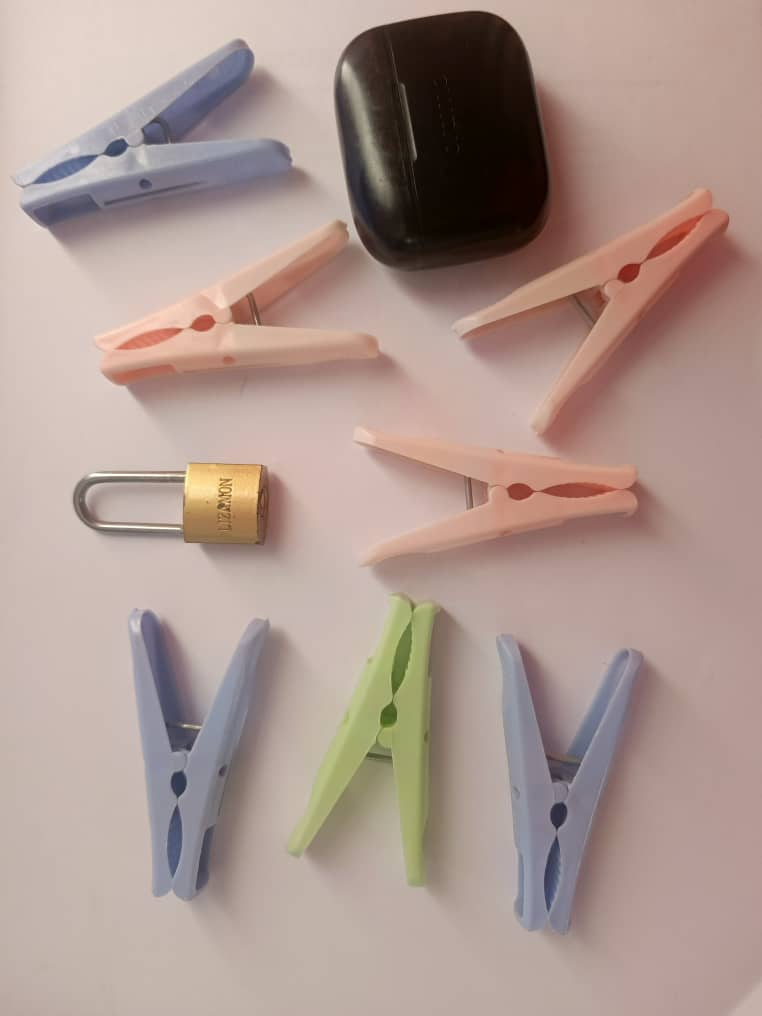
#> input picture CV/assignments/hw2/ACV Assignment 2/q1_data/real_world.jpeg, 762 x 1016 px; the run also reads 1 picture not shown here
$ jupyter execute --allow-errors starter_notebook.ipynb   (shell and % lines are left out)
#> lines starting #> are read from the running program, lines starting #| are printed output that depends on the picture; after the words box and inside, x2 and y2 are one past the last pixel; in counts of white or black regions, pixels touching at a corner belong together; pictures that were not available may be replaced by others from this repository, and a replacement may not be noted
[cell 1]
import   cv2
import numpy as np
import matplotlib.pyplot as plt
from PIL import Image

### Question 1 Counting objects

[cell 2]
## Sample images  in Data directory
def count_objects(image_path):
    # Load the image using opencv
    img = cv2.imread(image_path)
    # Convert the image to grayscale for easy manipulation
    gray = cv2.cvtColor(img, cv2.COLOR_BGR2GRAY)
    # Apply GaussianBlur to reduce noise and help contour detection
    blurred =cv2.GaussianBlur(gray, (5,5),0)
    # Use Canny edge detection we could also use sobel
    edges = cv2.Canny(blurred, 30, 150)
    # Find contours in the edges, this can help to detect the edges
    contours, _ = cv2.findContours(edges, cv2.RETR_EXTERNAL, cv2.CHAIN_APPROX_SIMPLE)
    # Count the number of objects which should just be the number of contours you have
    count = len(contours)
    # return the number of objects

    # Visualizing the result (Optional but recommended for debugging)
    # Draw contours on a copy of the original image
    output_img = img.copy()
    cv2.drawContours(output_img, contours, -1, (0, 255, 0), 2) # -1 draws all contours, Green color, Thickness 2

    # Display using matplotlib (handles BGR to RGB conversion for display)
    plt.figure(figsize=(10, 5))
    plt.subplot(1, 2, 1)
    plt.title("Edge Map")
    plt.imshow(edges, cmap='gray')
    plt.axis('off')

    plt.subplot(1, 2, 2)
    plt.title(f"Detected Contours: {count}")
    plt.imshow(cv2.cvtColor(output_img, cv2.COLOR_BGR2RGB))
    plt.axis('off')
    plt.show()

    return count


#> (the rest of this cell did not finish here and is left out)

[cell 3]
def count_touching_objects(image_path):
    img = cv2.imread(image_path)
    if img is None:
        print(f"Error: Could not load image at {image_path}")
        return 0
    gray = cv2.cvtColor(img, cv2.COLOR_BGR2GRAY)

    _, thresh = cv2.threshold(gray, 0, 255, cv2.THRESH_BINARY_INV + cv2.THRESH_OTSU)

    # Reduced iterations from 2 to 1 to preserve thin objects
    kernel = np.ones((3,3), np.uint8)
    opening = cv2.morphologyEx(thresh, cv2.MORPH_OPEN, kernel, iterations=1)

    sure_bg = cv2.dilate(opening, kernel, iterations=3)

    dist_transform = cv2.distanceTransform(opening, cv2.DIST_L2, 5)
    # 0.15 is between 0.1 (gave 10) and 0.5 (gave 2)
    _, sure_fg = cv2.threshold(dist_transform, 0.15 * dist_transform.max(), 255, 0)

    sure_fg = np.uint8(sure_fg)
    unknown = cv2.subtract(sure_bg, sure_fg)

    _, markers = cv2.connectedComponents(sure_fg)
    markers = markers + 1
    markers[unknown == 255] = 0

    markers = cv2.watershed(img, markers)
    img[markers == -1] = [0, 0, 255]

    count = markers.max() - 1

    plt.figure(figsize=(10, 5))
    plt.subplot(1, 2, 1)
    plt.imshow(thresh, cmap='gray')
    plt.title("Otsu Threshold")
    plt.axis('off')

    plt.subplot(1, 2, 2)
    plt.imshow(cv2.cvtColor(img, cv2.COLOR_BGR2RGB))
    plt.title(f"Watershed Count: {count}")
    plt.axis('off')
    plt.show()
    return count

count_touching_objects("q1_data/1b.png")

## **Real-World Experiment**

[cell 4]
count_touching_objects("q1_data/real_world.jpeg")
#> call 2 of count_touching_objects, with image_path = 'q1_data/real_world.jpeg'
#> in count_touching_objects, img is the input picture: shape (1016, 762, 3); mean B, G, R 143.7, 151.4, 172.4
#> in count_touching_objects (call 2), `_, thresh = cv2.threshold(gray, 0, 255, cv2.THRESH_BINARY_INV + cv2.TH..`:
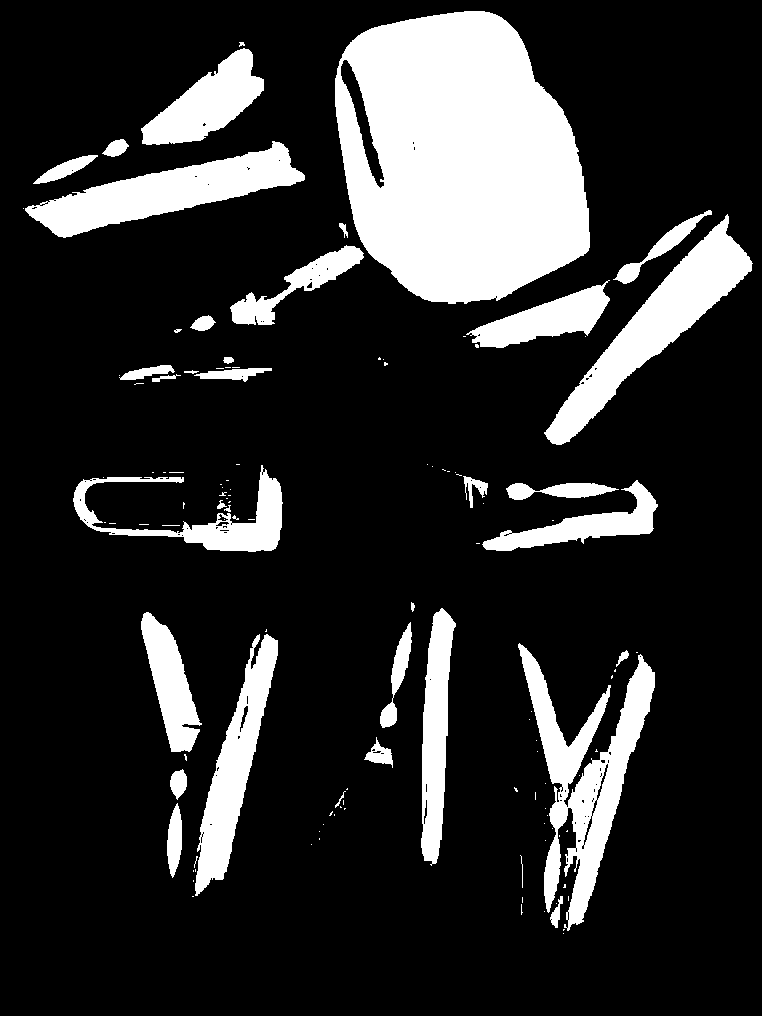
#> thresh: shape (1016, 762); 18% white; 123 white regions (86 under 20 px), largest, box (x1, y1, x2, y2) and area: (335, 11, 590, 304) 56523, (518, 643, 655, 931) 12869, (544, 214, 753, 445) 11516
#> in count_touching_objects (call 2), `opening = cv2.morphologyEx(thresh, cv2.MORPH_OPEN, kernel, iterations=1)`: opening: shape (1016, 762); 17.8% white; 49 white regions (7 under 20 px), largest, box (x1, y1, x2, y2) and area: (335, 11, 590, 304) 56502, (545, 216, 752, 445) 11501, (25, 142, 305, 238) 10380
#> in count_touching_objects (call 2), `sure_bg = cv2.dilate(opening, kernel, iterations=3)`: sure_bg: shape (1016, 762); 22.5% white; 29 white regions, largest, box (x1, y1, x2, y2) and area: (228, 8, 593, 328) 65167, (515, 641, 658, 931) 18344, (542, 213, 755, 448) 14186
#> in count_touching_objects (call 2), `_, sure_fg = cv2.threshold(dist_transform, 0.15 * dist_transform.max()..`: sure_fg: shape (1016, 762) float32; 6.5% white; 14 white regions (2 under 20 px), largest, box (x1, y1, x2, y2) and area: (359, 24, 577, 290) 41555, (568, 244, 737, 423) 3497, (54, 181, 197, 224) 1805
#> in count_touching_objects (call 2), `unknown = cv2.subtract(sure_bg, sure_fg)`: unknown: shape (1016, 762); 16.1% white; 30 white regions, largest, box (x1, y1, x2, y2) and area: (228, 8, 593, 328) 22834, (515, 641, 658, 931) 18285, (542, 213, 755, 448) 10689
#> in count_touching_objects (call 2), `_, markers = cv2.connectedComponents(sure_fg)`: markers: shape (1016, 762) int32; 15 distinct labels, from 0 to 14
#> in count_touching_objects (call 2), `markers = markers + 1`: markers: shape (1016, 762) int32; 15 distinct labels, from 1 to 15
#> in count_touching_objects (call 2), `markers[unknown == 255] = 0`: markers: shape (1016, 762) int32; 16 distinct labels, from 0 to 15
#> in count_touching_objects (call 2), `markers = cv2.watershed(img, markers)`: markers: shape (1016, 762) int32; 16 distinct labels, from -1 to 15
#> in count_touching_objects (call 2), `img[markers == -1] = [0, 0, 255]`: img: shape (1016, 762, 3); 1.02% of pixels changed, all inside (x1, y1, x2, y2) = (0, 0, 762, 1016)
#> in count_touching_objects (call 2), `count = markers.max() - 1`: count = 14
count_touching_objects("q1_data/stuffs.jpeg")
#> call 3 of count_touching_objects, with image_path = 'q1_data/stuffs.jpeg'
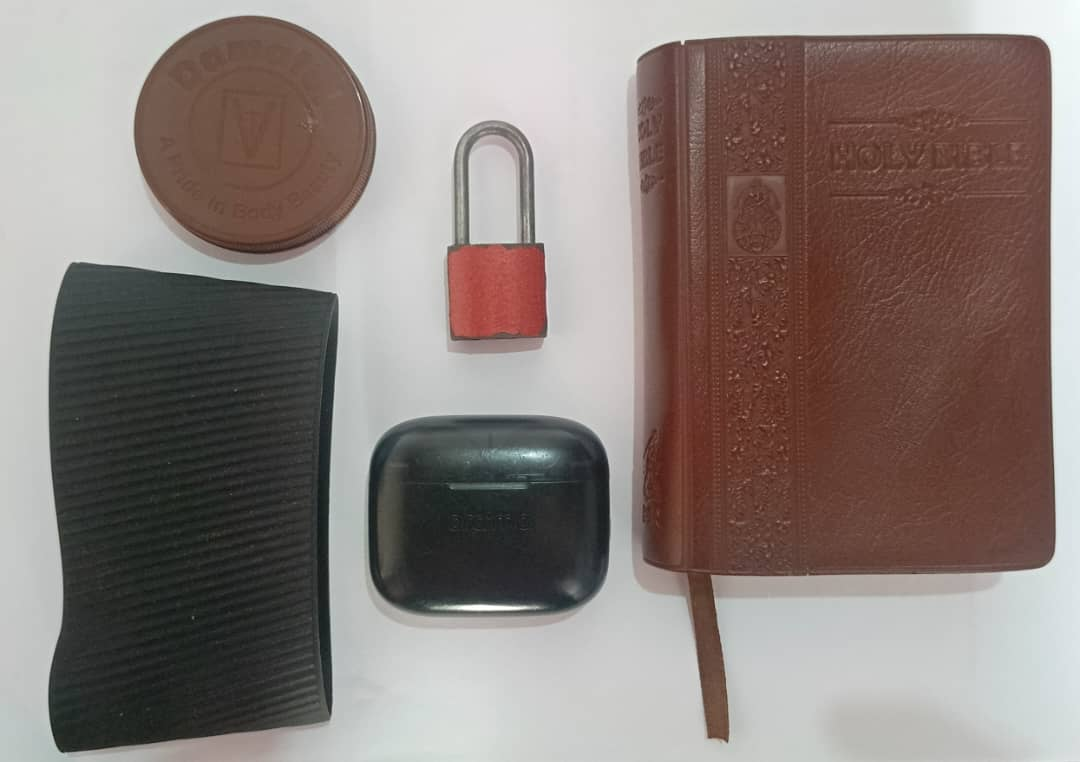
#> input picture CV/assignments/hw2/ACV Assignment 2/q1_data/stuffs.jpeg, 1080 x 762 px
#> in count_touching_objects, img is the input picture: shape (762, 1080, 3); mean B, G, R 121.9, 126.1, 137.4
#> in count_touching_objects (call 3), `_, thresh = cv2.threshold(gray, 0, 255, cv2.THRESH_BINARY_INV + cv2.TH..`: thresh: shape (762, 1080); 55.5% white; 67 black regions (60 under 20 px), largest, box (x1, y1, x2, y2) and area: (0, 0, 1080, 762) 359977, (468, 135, 521, 245) 5359, (432, 604, 540, 611) 548
#> in count_touching_objects (call 3), `opening = cv2.morphologyEx(thresh, cv2.MORPH_OPEN, kernel, iterations=1)`: opening: shape (762, 1080); 55.4% white; 50 black regions (46 under 20 px), largest, box (x1, y1, x2, y2) and area: (0, 0, 1080, 762) 365766, (432, 604, 540, 611) 550, (498, 449, 553, 462) 477, (355, 88, 362, 108) 32
#> in count_touching_objects (call 3), `sure_bg = cv2.dilate(opening, kernel, iterations=3)`: sure_bg: shape (762, 1080); 58.2% white; 4 black regions (1 under 20 px), largest, box (x1, y1, x2, y2) and area: (0, 0, 1080, 762) 339720, (471, 134, 518, 241) 4449, (512, 453, 547, 458) 110
#> in count_touching_objects (call 3), `_, sure_fg = cv2.threshold(dist_transform, 0.15 * dist_transform.max()..`: sure_fg: shape (762, 1080) float32; 39% white; 5 white regions, box (x1, y1, x2, y2) and area: (653, 55, 1035, 565) 163951, (69, 284, 317, 731) 99398, (155, 37, 355, 243) 30728, (389, 437, 590, 593) 23442, (468, 264, 526, 327) 3119
#> in count_touching_objects (call 3), `unknown = cv2.subtract(sure_bg, sure_fg)`: unknown: shape (762, 1080); 19.2% white; 10 white regions, largest, box (x1, y1, x2, y2) and area: (629, 31, 1059, 745) 56737, (45, 259, 341, 756) 34067, (365, 412, 614, 620) 24445
#> in count_touching_objects (call 3), `_, markers = cv2.connectedComponents(sure_fg)`: markers: shape (762, 1080) int32; 6 distinct labels, from 0 to 5
#> in count_touching_objects (call 3), `markers = markers + 1`: markers: shape (762, 1080) int32; 6 distinct labels, from 1 to 6
#> in count_touching_objects (call 3), `markers[unknown == 255] = 0`:
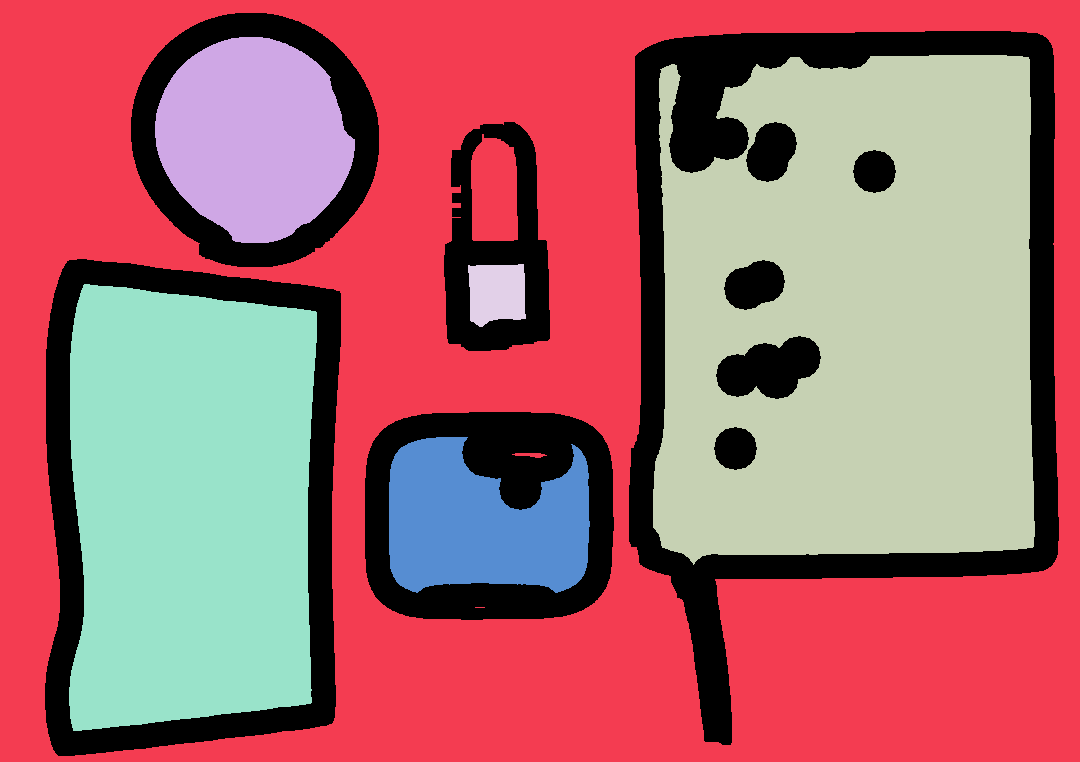
#> markers: shape (762, 1080) int32; 7 distinct labels, from 0 to 6; one colour per label, 0 black
#> in count_touching_objects (call 3), `markers = cv2.watershed(img, markers)`:
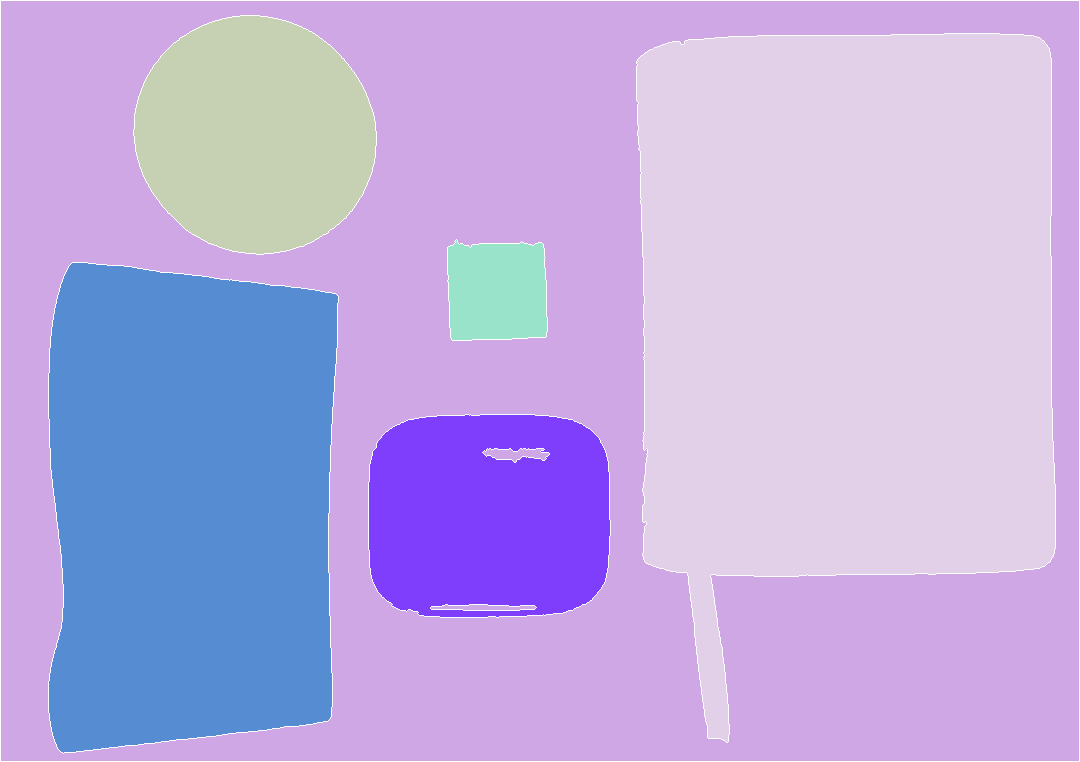
#> markers: shape (762, 1080) int32; 7 distinct labels, from -1 to 6; one colour per label, 0 black, -1 white
#> in count_touching_objects (call 3), `img[markers == -1] = [0, 0, 255]`: img: shape (762, 1080, 3); 1.15% of pixels changed, all inside (x1, y1, x2, y2) = (0, 0, 1080, 762)
#> in count_touching_objects (call 3), `count = markers.max() - 1`: count = 5
#> in count_touching_objects (call 3), `plt.show()`:
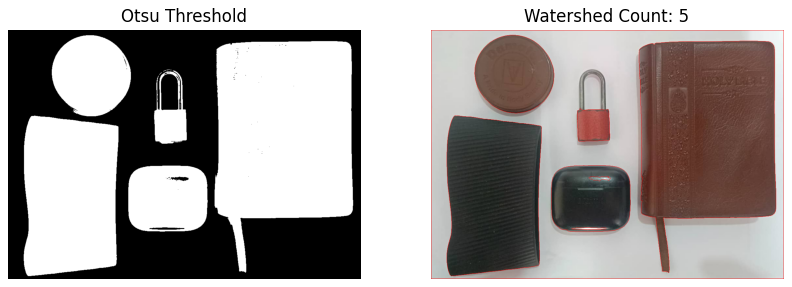
#> figure drawn by matplotlib, 2 panels

## **BONUS**

[cell 5]
import cv2
import numpy as np
import os

def process_video(input_video_path, output_video_path):
    """
    Process video frame-by-frame using the naive object counting pipeline.
    Uses: Grayscale -> Blur -> Canny -> Contours (same as Q1).
    """
    cap = cv2.VideoCapture(input_video_path)

    if not cap.isOpened():
        print(f"Error: Could not open video file {input_video_path}")
        return

    width  = int(cap.get(cv2.CAP_PROP_FRAME_WIDTH))
    height = int(cap.get(cv2.CAP_PROP_FRAME_HEIGHT))
    fps    = cap.get(cv2.CAP_PROP_FPS)

    fourcc = cv2.VideoWriter_fourcc(*'mp4v')
    out = cv2.VideoWriter(output_video_path, fourcc, fps, (width, height))

    frame_count = 0

    print(f"Processing video: {input_video_path}")
    print(f"Resolution: {width}x{height}, FPS: {fps}")

    # Scale min_area relative to frame size
    # For 1920x1080, total pixels = ~2M. A real object should be at least 0.1% of the frame.
    total_pixels = width * height
    min_area = int(total_pixels * 0.005)  # 0.5% of frame = ~10000 pixels for 1080p
    print(f"Min contour area filter: {min_area} pixels")

    while cap.isOpened():
        ret, frame = cap.read()
        if not ret:
            break

        frame_count += 1

        # --- Object Counting Pipeline (Same as Q1) ---

        # 1. Grayscale
        gray = cv2.cvtColor(frame, cv2.COLOR_BGR2GRAY)

        # 2. Gaussian Blur
        blurred = cv2.GaussianBlur(gray, (5, 5), 0)

        # 3. Canny Edge Detection
        edges = cv2.Canny(blurred, 30, 150)

        # 4. Dilate edges to close small gaps in object boundaries
        kernel = np.ones((3, 3), np.uint8)
        edges_dilated = cv2.dilate(edges, kernel, iterations=2)

        # 5. Find Contours
        contours, _ = cv2.findContours(edges_dilated, cv2.RETR_EXTERNAL, cv2.CHAIN_APPROX_SIMPLE)

        # 6. Filter by area — scaled to frame resolution
        valid_contours = [c for c in contours if cv2.contourArea(c) > min_area]

        count = len(valid_contours)

        # --- Visualization ---
        cv2.drawContours(frame, valid_contours, -1, (0, 255, 0), 2)

        text = f"Count: {count}"
        cv2.putText(frame, text, (50, 100), cv2.FONT_HERSHEY_SIMPLEX,
                    3, (0, 0, 255), 5, cv2.LINE_AA)

        out.write(frame)

        if frame_count % 30 == 0:
            print(f"Frame {frame_count}: Count = {count}")

    cap.release()
    out.release()
    cv2.destroyAllWindows()
    print(f"\nDone. {frame_count} frames processed. Saved to {output_video_path}")

if __name__ == "__main__":
    input_path = "three_objects_video.mp4"
#> input_path = 'three_objects_video.mp4'
    output_path = "Assets/bonus_output_video_2.mp4"

    os.makedirs('Assets', exist_ok=True)
    process_video(input_path, output_path)
#> in process_video, `edges = cv2.Canny(blurred, 30, 150)`: edges: shape (4032, 3024); 1.1% white in thin lines or dots, all inside (x1, y1, x2, y2) = (0, 613, 3019, 4032)
#> in process_video, `edges_dilated = cv2.dilate(edges, kernel, iterations=2)`: edges_dilated: shape (4032, 3024); 5.2% white; 233 white regions
#> in process_video, `contours, _ = cv2.findContours(edges_dilated, cv2.RETR_EXTERNAL, cv2.C..`: contours = 189 contours; largest, box (x1, y1, x2, y2) and area: (1680, 803, 2863, 3291) 2327082, (484, 852, 1685, 3159) 2188166, (0, 711, 3021, 4032) 68966, (0, 907, 517, 3282) 55644, (1684, 1522, 1903, 1742) 37612
#> in process_video, `valid_contours = [c for c in contours if cv2.contourArea(c) > min_area]`: valid_contours = 3 contours; box (x1, y1, x2, y2) and area: (1680, 803, 2863, 3291) 2327082, (484, 852, 1685, 3159) 2188166, (0, 711, 3021, 4032) 68966
#> in process_video, `count = len(valid_contours)`: count = 3
#> in process_video, `cv2.drawContours(frame, valid_contours, -1, (0, 255, 0), 2)`:
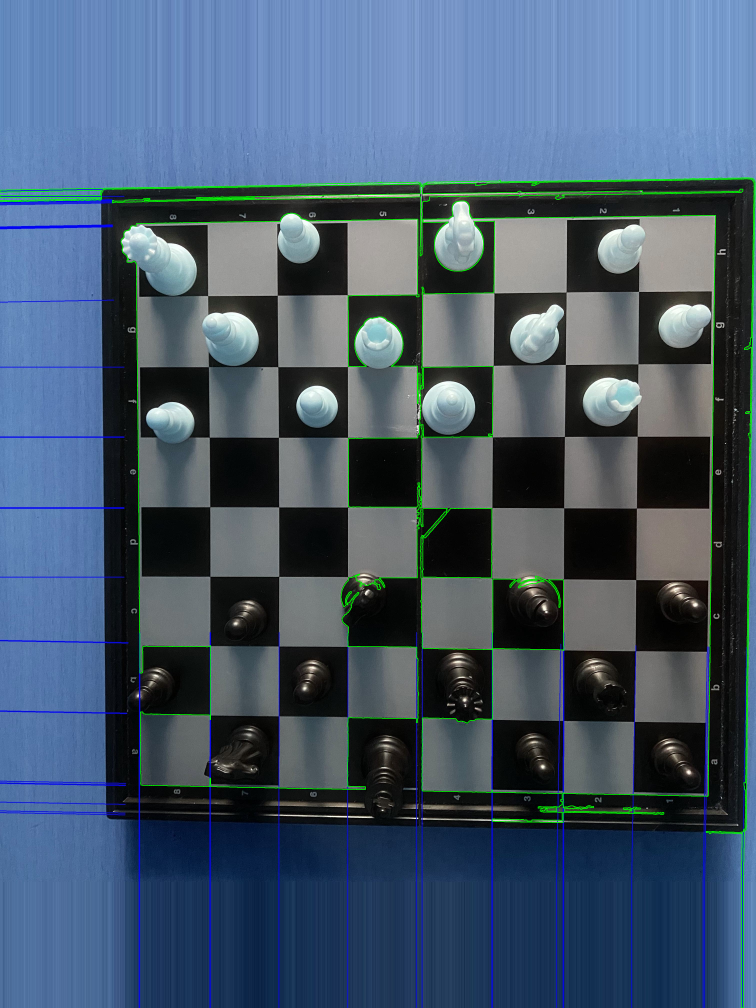
#> frame: shape (4032, 3024, 3) (shown at 1/4 size); mean B, G, R 107.6, 88.3, 69.5
#> in process_video, `text = f"Count: {count}"`: text = 'Count: 3'
